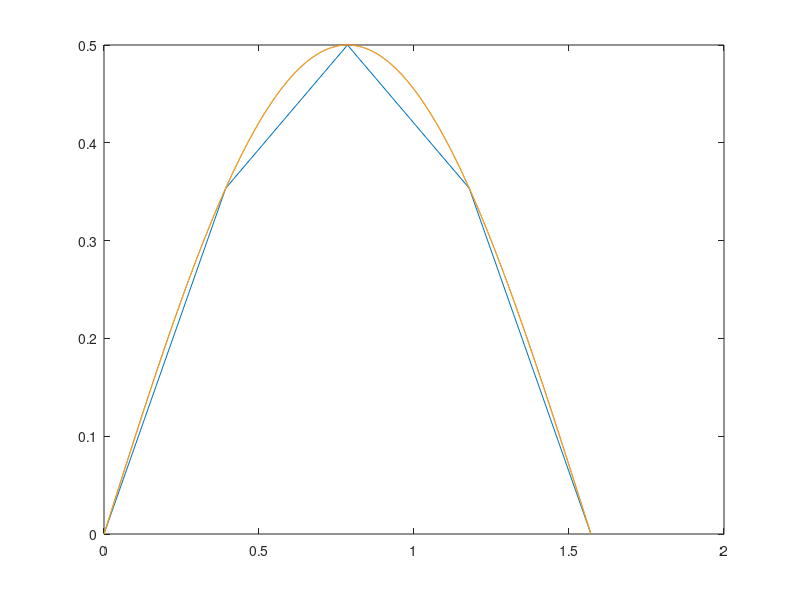

MATLAB code for this plot: (Note: this script raises an error after producing the figure.)
%09-07-2020

%
f= @(x) cos(x).*sin(x);
a=0;
b=pi/2;
n=5;

x_nodes=linspace(a,b,n)
y_nodes=f(x_nodes)
p=polyfit(x_nodes,y_nodes,n)

x_plot=linspace(a,b,1000)
y_plot=f(x_plot)
interp_plot=polyval(p,x_plot)

figure;
plot(x_nodes, y_nodes,  x_plot, y_plot,  x_plot,interp_plot)


%
composite_trapezoidal(f,a,b,10)


%
A = 3*diag(ones(n, 1)) - 0.5*diag(ones(n-1, 1), -1) - 0.5*diag(ones(n-1, 1), 1)%tridiagonal,direct,thomas

%
f =@(x) 1/4 *x.^2 - x;
phi=@(x) 2*x - 1/4*x.^2;

alpha=4;
tol=1e-6;
nmax=200;
x0=0+rand(1);


[xi, x_iter] = fixed_point(phi,x0,tol,nmax)
numel(x_iter)
xi

%
f= @(x) cos(x).*sin(x);
a=0;
b=3/4*pi;
tol_b = 1e-2;
tol_n = 1e-6;

[x,x_iter]=bisection(f,a,b,tol_b);
df=@(x) cos(x).^2-sin(x).^2;
[xn,x_itern]=newton(f,df,x,tol_n,200)
numel(x_iter)
xn

%
p = @(x) x.^3 + 5*x.^2 - x + 4;
a=0;
b=3;
m=15;

composite_simpson(f,a,b,m)

%
f =@(x) x.^4 + 2*x.^2 - x - 3;
df=@(x) 4*x.^3 + 4*x -1;

phi1 =@(x) (3 + x - 2*x.^2).^(1/4);
phi2 =@(x) ((x + 3 - x.^4)/2).^(1/2);
phi3 =@(x) ((x+3)/(x.^2+2)).^(1/2);

alpha=1.1241;
tol=1e-6;
nmax=200;

[x1, x_iter1] = fixed_point(phi1,alpha,tol,nmax);%consistent
numel(x_iter1)
x1
[x2, x_iter2] = fixed_point(phi2,alpha,tol,nmax);
numel(x_iter2)
x2
[x3, x_iter3] = fixed_point(phi3,alpha,tol,nmax);%consistent
numel(x_iter3)
x3


%Richardson schemes
n = 10;
A = 2*diag(ones(n, 1)) - 1*diag(ones(n-1, 1), -1) - 1*diag(ones(n-1, 1), 1)
%eig(A)>0


b = ones(n, 1);

P = diag(diag(A));
%eig(P1)>0
alphaopt=2/(max(eig(inv(P)*A))+min(eig(inv(P)*A)));

alpha2 = 0.5;

P3 = eye(n, n); 
%eig(P3)>0
alpha3= 0.4;

x0 = zeros(n, 1);
tol = 1e-6; 
maxit = 1000;

%Comment on the obtained results.
[x1, iter1,incr1] = prec_rich_method(A, b, P, alphaopt, x0, tol, maxit);
iter1
[x2, iter2, incr2] = prec_rich_method(A, b, P, alpha2, x0, tol, maxit);
iter2
[x3, iter3, incr3] = prec_rich_method(A, b, P3, alpha3, x0, tol, maxit);
iter3


